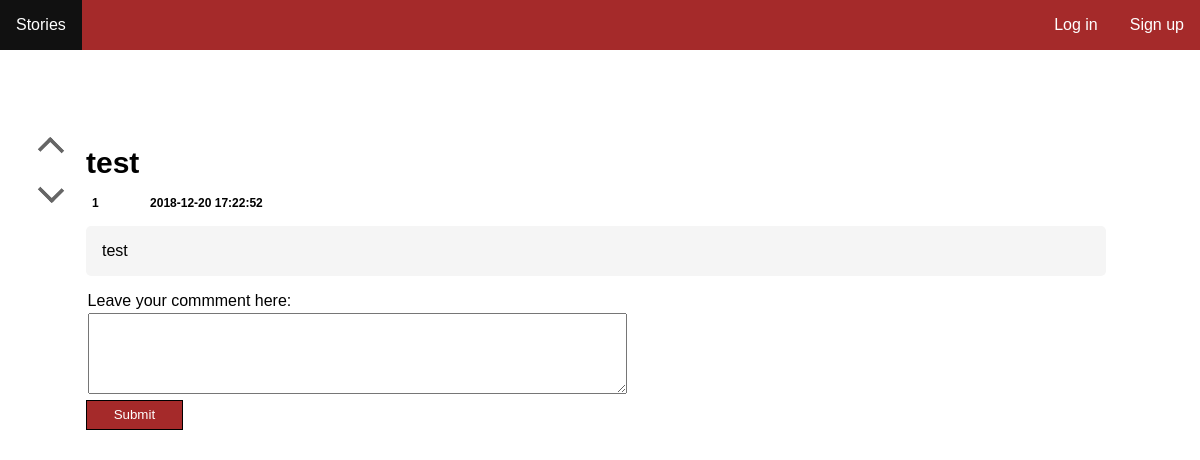
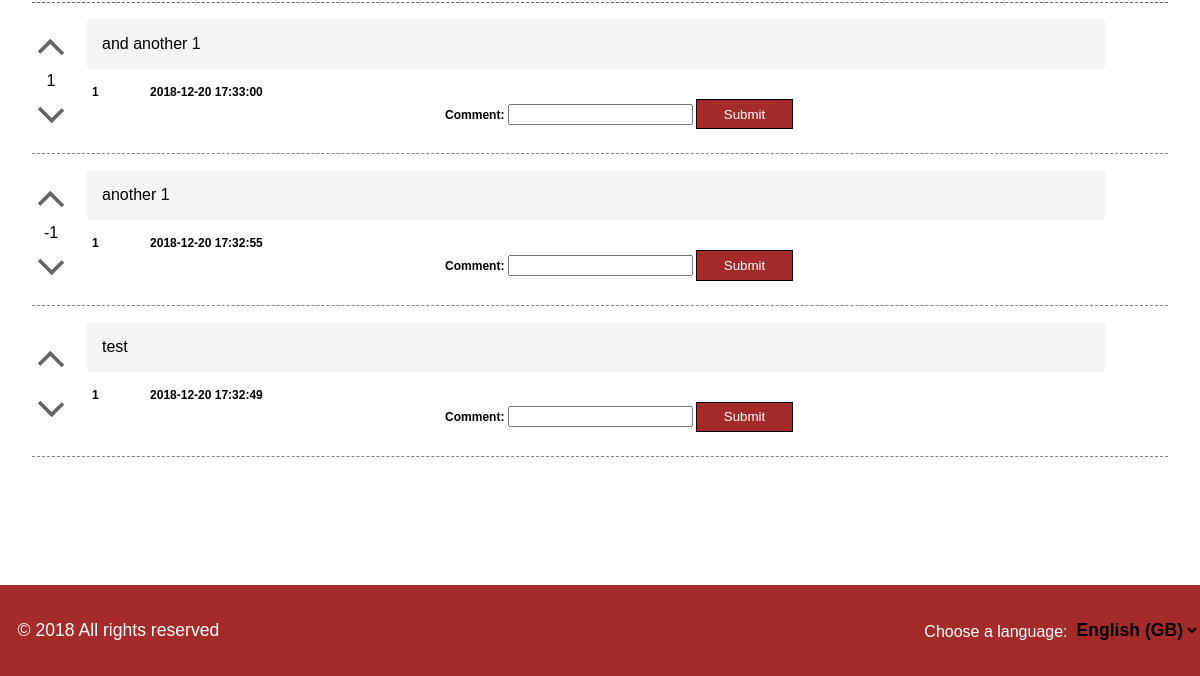
The page /pages/story.php?id=1 on the database as committed earlier (2 pictures, top to bottom).
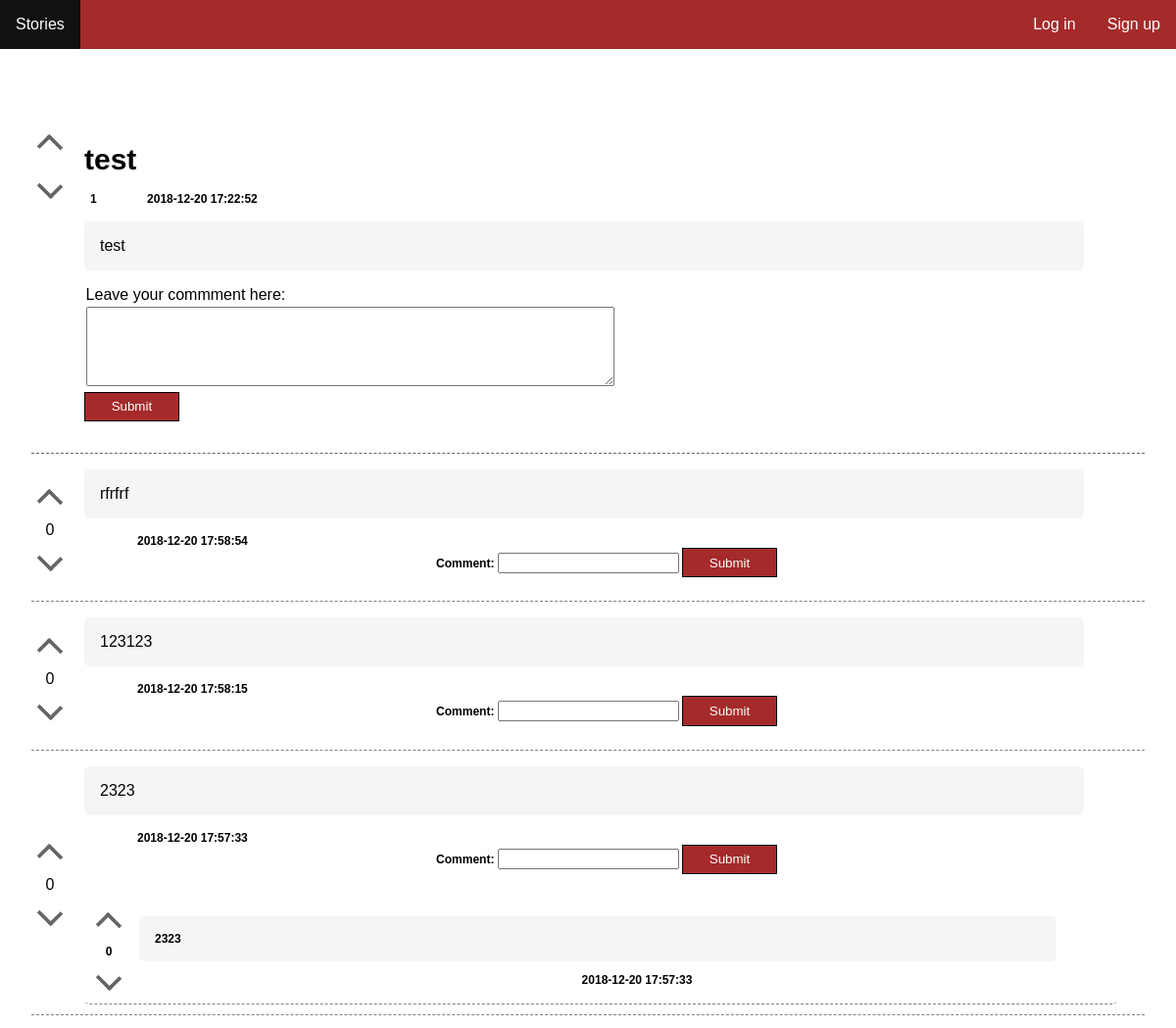
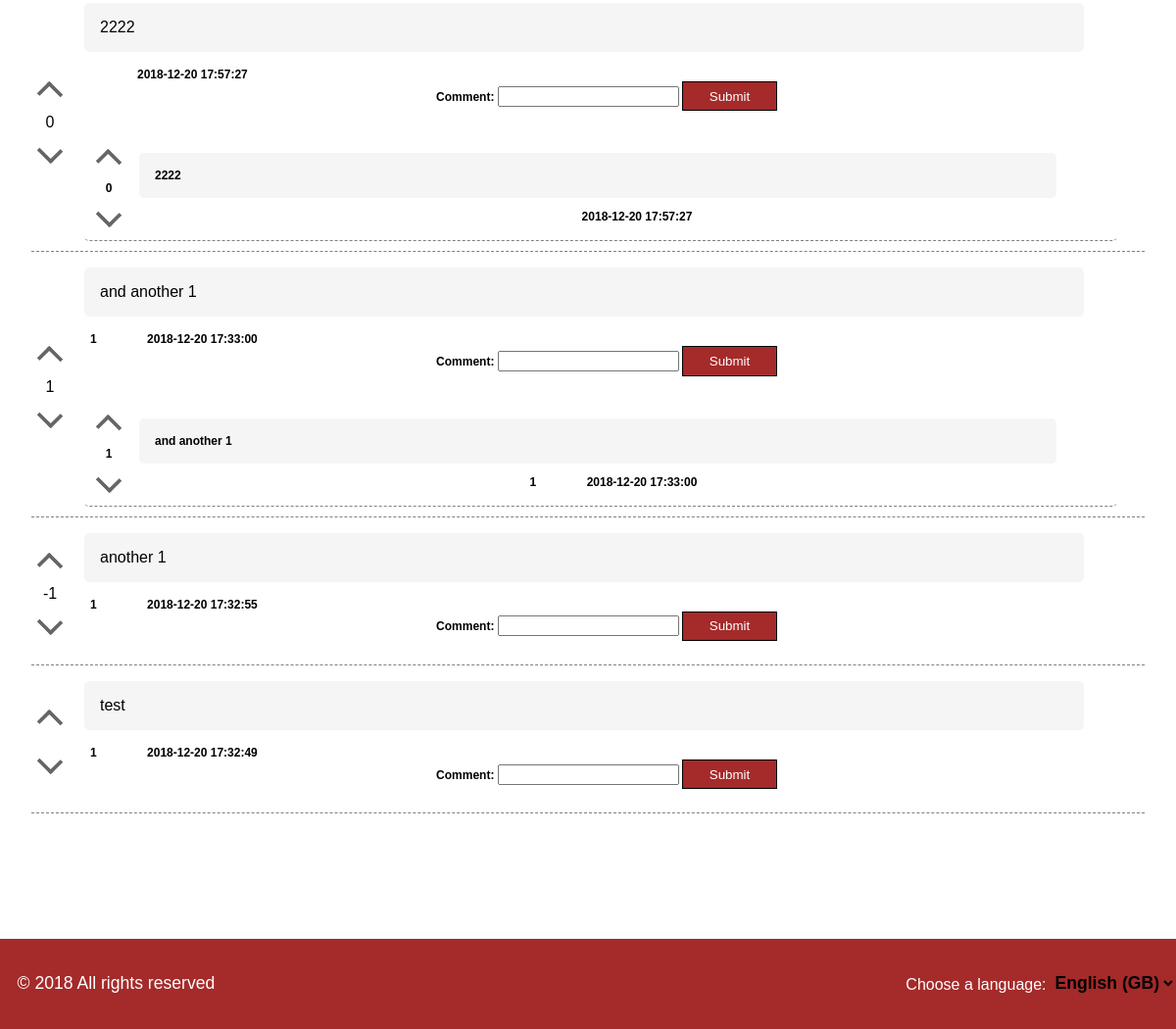
The same page on the database as committed later (2 pictures, top to bottom).
### tables this page shows
CREATE TABLE story (    
    id INTEGER PRIMARY KEY AUTOINCREMENT NOT NULL,
    channel_id INTEGER,
    user_id INTEGER,
    title VARCHAR NOT NULL,
    description VARCHAR NOT NULL,
    date DATETIME NOT NULL,
    karma INTEGER,
        FOREIGN KEY (channel_id) REFERENCES channel(id),
        FOREIGN KEY (user_id) REFERENCES user(id)
);

CREATE TABLE comment (    
    id INTEGER PRIMARY KEY AUTOINCREMENT NOT NULL,
    story_id INTEGER,
    user_id INTEGER,
    description VARCHAR NOT NULL,
    date DATETIME NOT NULL,
    karma INTEGER,
    father INTEGER,
        FOREIGN KEY (story_id) REFERENCES story(id),
        FOREIGN KEY (user_id) REFERENCES user(id)
);

### pages/story.php (called while the page is built, shortened)
<?php
	include_once('../config/init.php');
	include_once('../database/story.php');
	include_once('../database/comment.php');
	$story_id = $_GET['id'];
	$story = getStory($story_id);
	$comments = getAllComments($story_id);
	include_once('../templates/header.php');
	include_once('../templates/template_story.php');
	include_once('../templates/footer.php');
?>

### database/story.php (called while the page is built, shortened)
<?php
	function getStory($story_id) {
		global $conn;
		$stmt = $conn->prepare('SELECT * FROM story WHERE id = ?');
		$stmt->execute(array($story_id));
		return $stmt->fetch();
	}
?>

### database/comment.php (called while the page is built, shortened)
<?php
  function getAllComments($story_id) {
    global $conn;
    $stmt = $conn->prepare('SELECT * FROM comment WHERE story_id = ? ORDER BY `date` Desc');
    $stmt->execute(array($story_id));
    return $stmt->fetchAll();
  }
  function findReplies($father){
    global $conn;
    $stmt = $conn->prepare('SELECT * FROM comment WHERE father = ? ORDER BY `date` Desc');
    $stmt->execute(array($father));
    return $stmt->fetchAll();
  }
?>

### templates/template_story.php (the view, shortened to what this page needs)
<section id="main" class="story-page">
  <div id="story-content">
    <article id="story-holder-<?php echo $story['id'] ?>" class='story-header'>
      <div id = 'vote'>
        <a href="#story-holder-<?php echo $story['id'] ?>" onclick="upvoteStory('<?php echo $story["id"] ?>')" class="vote upvote <?php echo ( isset($currentUser) && hasUserAlreadyUpvotedStory($currentUser['id'], $story['id']) ? 'voted' : '' ) ?>">
          <div class="arrow-up"></div>
        </a>
        <a href="#story-holder-<?php echo $story['id'] ?>" onclick="downvoteStory('<?php echo $story["id"] ?>')" class="vote downvote <?php echo ( isset($currentUser) && hasUserAlreadyDownvotedStory($currentUser['id'], $story['id']) ? 'voted' : '' ) ?>">
          <div class="arrow-down"></div>
        </a>
      </div>
      <div id = 'listStory'>
				<div class = 'story-title'>
          <?php echo $story['title']; ?>
				</div>
				<div class = 'listStory-footer'>
          <span class="author"><?php echo $story['user_id']; ?></span>
					<span class="tags">
					</span>
					<span class="date">
						<?php echo $story['date']; ?>
					</span>
        </div>
        <div class="listStory-description">
          <?php echo $story['description']; ?>
        </div>
        <div id="add-comment">
          <form action="../actions/action_add_comment.php" method="POST">
            <div class="form-group">
              <label for="comment">Leave your commment here: </label>
              <textarea id="comment" name="comment" required rows="5"></textarea>
            </div>
            <div class="form-group">
              <input type="submit" value="Submit">
            </div>
          </form>
      </div>
    </div>
  </article>
  </div>
  <div id="comments" >
    <?php foreach ($comments as $key => $comment) { ?>
      <article id="comment-holder-<?php echo $comment['id'] ?>" class="story">
        <div id = 'vote'>
          <a href="#comment-holder-<?php echo $comment['id'] ?>" onclick="upvoteComment('<?php echo $comment["id"] ?>')" class="vote upvote <?php echo ( isset($currentUser) && hasUserAlreadyUpvotedComment($currentUser['id'], $comment['id']) ? 'voted' : '' ) ?>">
            <div class="arrow-up"></div>
          </a>
          <div id = 'karma'>
            <?php echo $comment['karma']; ?>
          </div>
          <a href="#comment-holder-<?php echo $comment['id'] ?>" onclick="downvoteComment('<?php echo $comment["id"] ?>')" class="vote downvote <?php echo ( isset($currentUser) && hasUserAlreadyDownvotedComment($currentUser['id'], $comment['id']) ? 'voted' : '' ) ?>">
            <div class="arrow-down"></div>
          </a>
        </div>
        <div id = 'listStory'>
          <div class="description listStory-description">
            <?php echo $comment['description']; ?>
          </div>
          <div class="listStory-footer">
            <span class="author"><?php echo $comment['user_id']; ?></span>
            <span class="tags">
            </span>
            <span class="date">
              <?php echo $comment['date']; ?>
            </span>
            <span class="reply">
            <form action="../actions/action_add_reply.php" method="post">
              <label>Comment:
                <input type="text" name="comment" >
              </label>
              <input type="submit">
            </form>
          </span>
          <?php $replies = findReplies($comment['id']);?>
          <?php foreach ($replies as $key => $reply) { ?>
            <article id="comment-holder-<?php echo $comment['id'] ?>" class="story">
        <div id = 'vote'>
          <a href="#comment-holder-<?php echo $comment['id'] ?>" onclick="upvoteComment('<?php echo $comment["id"] ?>')" class="vote upvote <?php echo ( isset($currentUser) && hasUserAlreadyUpvotedComment($currentUser['id'], $comment['id']) ? 'voted' : '' ) ?>">
            <div class="arrow-up"></div>
          </a>
          <div id = 'karma'>
            <?php echo $comment['karma']; ?>
          </div>
          <a href="#comment-holder-<?php echo $comment['id'] ?>" onclick="downvoteComment('<?php echo $comment["id"] ?>')" class="vote downvote <?php echo ( isset($currentUser) && hasUserAlreadyDownvotedComment($currentUser['id'], $comment['id']) ? 'voted' : '' ) ?>">
            <div class="arrow-down"></div>
          </a>
        </div>
        <div id = 'listStory'>
          <div class="description listStory-description">
            <?php echo $comment['description']; ?>
          </div>
          <div class="listStory-footer">
            <span class="author"><?php echo $comment['user_id']; ?></span>
            <span class="tags">
            </span>
            <span class="date">
              <?php echo $comment['date']; ?>
            </span>
            </div>
        </div>
      </article>
    <?php } ?>
          </div>
        </div>
      </article>
    <?php } ?>
  </div>
</section>

### templates/header.php (shortened to what this page needs)
<!DOCTYPE html>
<html lang="en">
    <head>
		    <link rel="stylesheet" href="../css/allpages.css">
        <link rel="stylesheet" href="../css/main.css">
        <link rel="stylesheet" href="../css/header.css">
    </head>
<body>
  <nav id="navbar">
      <ul>
          <li>
              <a class='stories' href="../pages/stories.php">Stories</a>
          </li>
          <?php if(!isset($_SESSION['username'])) { ?>
            <li style="float:right">
              <a class='register' href="../pages/register.php">Sign up</a>
            </li>
            <li style="float:right">
              <a class='log-in' href="../pages/login.php">Log in</a>
            </li>
          <?php } ?>
      </ul>
  </nav>

### templates/footer.php (shortened to what this page needs)
<footer>
    <p>&copy; 2018 All rights reserved</p>
    <div class="choose-lang">
        <label for="country">Choose a language: </label>
        <select name="country" id="country">
            <option value="eng" id="eng">English (GB)</option>
        </select>
    </div>
</footer>
</body>
</html>

### css/allpages.css (style rules this page uses)
body { max-width: 1220px; min-height: 100vh; margin: 0 auto; font-family: 'Montserrat', sans-serif; -webkit-font-smoothing: antialiased; color: #000000; box-shadow: 0px 30px 40px rgba(0,0,0,.1); }
body > footer { grid-column: left / right; grid-row: content-end / footer-end; }
footer { margin-top: 3em; display: flex; flex-direction: row; align-items: baseline; justify-content: space-between; color: white; background-color: #A52A2A; }
footer p { font-family: 'Montserrat Light', sans-serif; font-size: 1.1em; padding: 1em; }
footer select { background-color: transparent; border: none; font-weight: bold; font-size: 1.1em; }

### css/main.css (style rules this page uses)
.story-page { padding: 5em 2em; }
#story-content { display: block; }
.story-header { display:flex; }
.story-title { font-weight: bold; font-size: 30px; margin: 1rem; }
.story-header > #listStory > .listStory-description { margin-top : 1em; }
#listStory { width: 100%; }
#add-comment { margin: 1rem; }
#add-comment > form > .form-group > label { display: block; margin: 0.1rem; }
#comment { margin: 0.1rem; width: 50%; }
input[type="submit"] { background-color: #A52A2A; color: white; border: 1px solid black; padding: 0.5em 2em; }
#comments { margin-top: 1em; border-top: 1px dashed #666; }
select { border : 1px solid black; border-radius: 5px; padding: 0.5px; background-color: #F5F5F5; }
.story, #story { display:flex; align-items: center; padding-bottom: 10px; border-bottom: 1px dashed gray; margin-top: 1em; }
#vote { display: block; text-align: center; }
.arrow-up { position: relative; display: inline-block; vertical-align: middle; color: #666; box-sizing: border-box; width: 18px; height: 20px; border-width: 4px 4px 0 0; border-style: solid; margin: 10px; border-radius: 0 2px 0 0; transform: rotate(-45deg); }
.arrow-down { position: relative; display: inline-block; vertical-align: middle; color: #666; box-sizing: border-box; width: 18px; height: 20px; border-width: 4px 4px 0 0; border-style: solid; margin: 10px; border-radius: 0 2px 0 0; transform: rotate(135deg); }
.listStory-description { margin: 0em 1em 1em 1em; border-radius: 5px; background-color: #F5F5F5; text-align: justify; width: 90%; padding: 1rem; }
.listStory-footer { padding: 0rem 1rem 0rem 1rem; font-size: 12px; }
.listStory-footer > * { margin-right: 1em; padding: 0.5em; border-radius: 5px; text-align: center; font-weight: bold; text-decoration-line: none; text-decoration-color: blue; border-radius: 5px; }

### css/header.css (style rules this page uses)
ul { list-style-type: none; margin: 0; padding: 0; overflow: hidden; background-color: #A52A2A; }
li { float: left; }
li a { display: block; color: white; text-align: center; padding: 16px; text-decoration: none; }

Rows that differ between the two databases and show on the page:
added comment: karma "0", description "rfrfrf", date "2018-12-20 17:58:54"
added comment: karma "0", description "123123", date "2018-12-20 17:58:15"
added comment: karma "0", description "2323", date "2018-12-20 17:57:33"
added comment: karma "0", description "2222", date "2018-12-20 17:57:27", $comment['karma'] "1", $comment['description'] "and another 1", $comment['user_id'] "1", $comment['date'] "2018-12-20 17:33:00"
